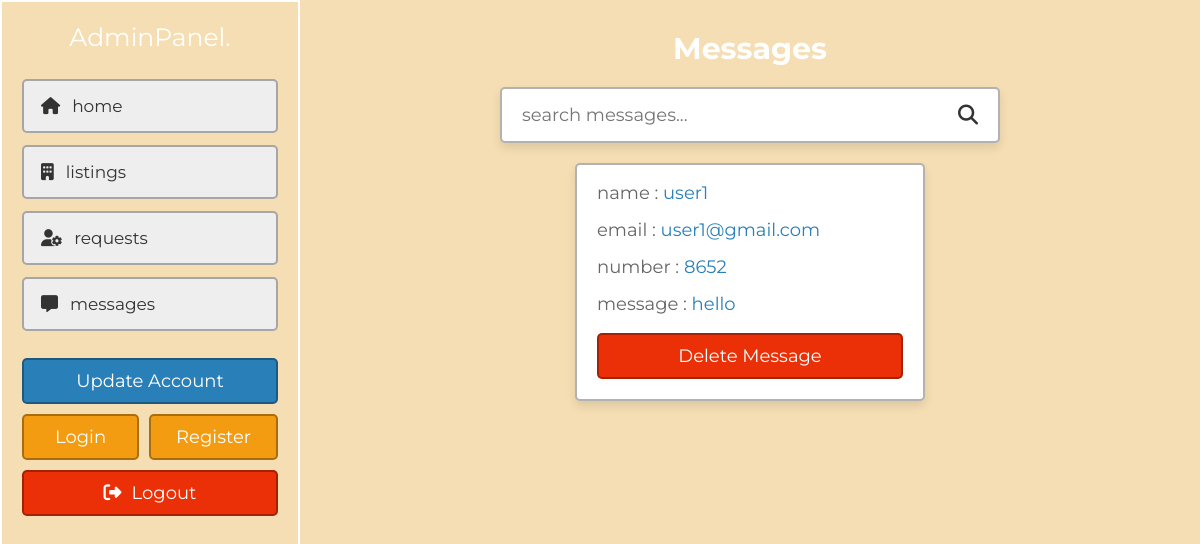
The page /admin/messages.php (signed in) on the database its author committed.
### tables this page shows
CREATE TABLE `messages` (
  `id` int(20) NOT NULL,
  `name` varchar(50) NOT NULL,
  `email` varchar(50) NOT NULL,
  `number` varchar(10) NOT NULL,
  `message` varchar(1000) NOT NULL
);

### admin/messages.php (the view, shortened to what this page needs)
<?php
include '../components/connect.php';
?>
<!DOCTYPE html>
<html lang="en">
<head>
   <link rel="stylesheet" href="https://cdnjs.cloudflare.com/ajax/libs/font-awesome/6.2.0/css/all.min.css">
   <link rel="stylesheet" href="../css/admin_style.css">
</head>
<body>
<?php include '../components/admin_header.php'; ?>
<section class="grid">
   <h1 class="heading">messages</h1>
   <form action="" method="POST" class="search-form">
      <input type="text" name="search_box" placeholder="search messages..." maxlength="100" required>
      <button type="submit" class="fas fa-search" name="search_btn"></button>
   </form>
   <div class="box-container">
   <?php
      if(isset($_POST['search_box']) OR isset($_POST['search_btn'])){
         $search_box = $_POST['search_box'];
         $search_box = filter_var($search_box, FILTER_SANITIZE_STRING);
         $select_messages = $conn->prepare("SELECT * FROM `messages` WHERE name LIKE '%{$search_box}%' OR number LIKE '%{$search_box}%' OR email LIKE '%{$search_box}%'");
         $select_messages->execute();
      }else{
         $select_messages = $conn->prepare("SELECT * FROM `messages`");
         $select_messages->execute();
      }
      if($select_messages->rowCount() > 0){
         while($fetch_messages = $select_messages->fetch(PDO::FETCH_ASSOC)){
   ?>
   <div class="box">
      <p>name : <span><?= $fetch_messages['name']; ?></span></p>
      <p>email : <a href="mailto:<?= $fetch_messages['email']; ?>"><?= $fetch_messages['email']; ?></a></p>
      <p>number : <a href="tel:<?= $fetch_messages['number']; ?>"><?= $fetch_messages['number']; ?></a></p>
      <p>message : <span><?= $fetch_messages['message']; ?></span></p>
      <form action="" method="POST">
         <input type="submit" value="delete message" onclick="return confirm('delete this message?');" name="delete" class="delete-btn">
      </form>
   </div>
   <?php
      }
   }elseif(isset($_POST['search_box']) OR isset($_POST['search_btn'])){
      echo '<p class="empty">results not found!</p>';
   }else{
      echo '<p class="empty">you have no messages!</p>';
   }
   ?>
   </div>
</section>
</body>
</html>

### css/admin_style.css (style rules this page uses)
:root { --main-color:#2980b9; --orange:#f39c12; --red:#eb2f06; --light-color:#666; --light-bg:#eee; --white:#fff; --black:#333; --box-shadow:0 .5rem 1rem rgba(0,0,0,0.1); --border:.2rem solid rgba(0,0,0,.3); }
* { font-family: 'Montserrat', sans-serif; margin: 0; padding: 0; box-sizing: border-box; outline: none; border: none; text-decoration: none; }
html { font-size: 62.5%; overflow-x: hidden; scroll-behavior: smooth; scroll-padding-top: 5rem; }
body { background-color: wheat; padding-left: 30rem; }
section { padding: 3rem 2rem; max-width: 1200px; margin: 0 auto; }
.heading { margin-bottom: 2rem; text-align: center; text-transform: capitalize; color: white; font-size: 3rem; }
.inline-btn, .inline-option-btn, .inline-delete-btn, .btn, .delete-btn, .option-btn { cursor: pointer; padding: 1rem 2.5rem; font-size: 1.8rem; color: var(--white); text-align: center; text-transform: capitalize; margin-top: 1rem; border-radius: .5rem; border: var(--border); }
.btn, .delete-btn, .option-btn { display: block; width: 100%; }
.delete-btn { background-color: var(--red); }
.grid .box-container { display: grid; grid-template-columns: repeat(auto-fit, 35rem); align-items: flex-start; justify-content: center; gap: 1.5rem; }
.grid .box-container .box { border-radius: .5rem; padding: 2rem; padding-top: 1rem; background-color: var(--white); box-shadow: var(--box-shadow); border: var(--border); overflow-x: hidden; }
.grid .box-container .box p { line-height: 1.5; padding: .5rem 0; font-size: 1.8rem; color: var(--light-color); white-space: pre-line; text-overflow: ellipsis; overflow-x: hidden; }
.grid .box-container .box p a, .grid .box-container .box p span { color: var(--main-color); }
.search-form { max-width: 50rem; margin: 0 auto; border-radius: .5rem; background-color: var(--white); box-shadow: var(--box-shadow); border: var(--border); padding:1.5rem 2rem; display: flex; gap: 2rem; margin-bottom: 2rem; }
.search-form input { width: 100%; font-size: 1.8rem; color: var(--black); }
.search-form button { background:none; cursor: pointer; color: var(--black); font-size: 2rem; }

### rows shown on the page
messages: name "user1", email "user1@gmail.com", number "8652", message "hello"
